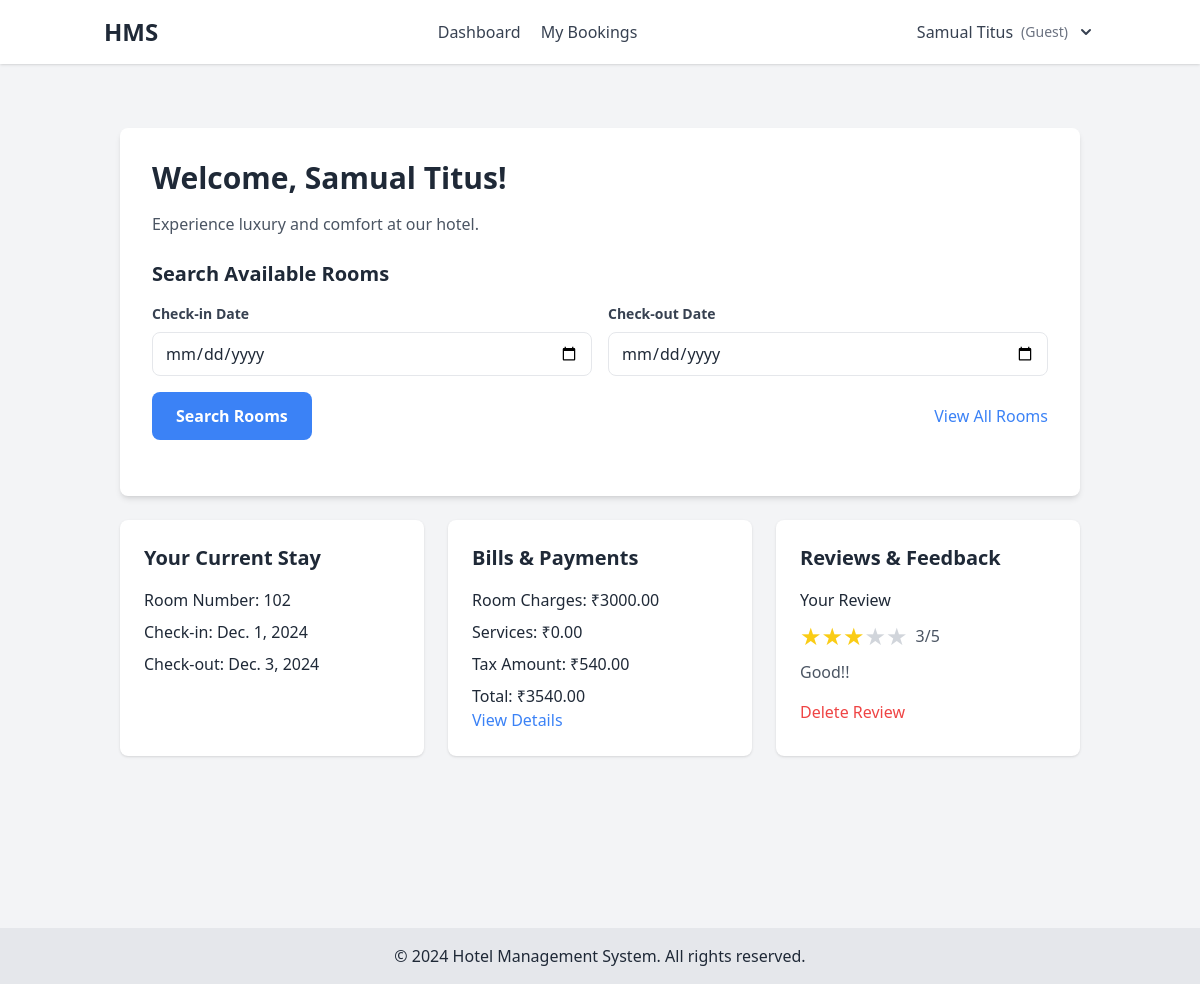
/dashboard/ (signed in), run on the app's committed database.
### hms_app/models.py (models this page shows, shortened)
class User(AbstractUser):
    ADMIN = 'admin'
    MANAGER = 'manager'
    RECEPTIONIST = 'receptionist'
    HOUSEKEEPING = 'housekeeping'
    GUEST = 'guest'
    ROLE_CHOICES = [
        (ADMIN, 'Admin'),
        (MANAGER, 'Manager'),
        (RECEPTIONIST, 'Receptionist'),
        (HOUSEKEEPING, 'Housekeeping'),
        (GUEST, 'Guest'),
    ]
    role = models.CharField(max_length=20, choices=ROLE_CHOICES, default=GUEST)
    phone_number = models.CharField(max_length=15, blank=True)
    two_factor_enabled = models.BooleanField(default=False)
    two_factor_code = models.CharField(max_length=6, null=True, blank=True)

class Booking(models.Model):
    BOOKING_SOURCE_CHOICES = [
        ('DIRECT', 'Direct'),
        ('ONLINE', 'Online'),
    ]
    STATUS_CHOICES = (
        ('PENDING', 'Pending'),
        ('CONFIRMED', 'Confirmed'),
        ('CHECKED_IN', 'Checked In'),
        ('CHECKED_OUT', 'Checked Out'),
        ('CANCELLED', 'Cancelled'),
    )
    room = models.ForeignKey('Room', on_delete=models.CASCADE)
    guest = models.ForeignKey('User', on_delete=models.CASCADE)
    check_in_date = models.DateField()
    check_out_date = models.DateField()
    adults = models.PositiveIntegerField(default=1)
    children = models.PositiveIntegerField(default=0)
    booking_source = models.CharField(max_length=20, choices=BOOKING_SOURCE_CHOICES, default='DIRECT')
    created_at = models.DateTimeField(auto_now_add=True)
    updated_at = models.DateTimeField(auto_now=True)
    status = models.CharField(max_length=20, choices=STATUS_CHOICES, default='PENDING')
    room_charges = models.DecimalField(max_digits=10, decimal_places=2, default=0)
    service_charges = models.DecimalField(max_digits=10, decimal_places=2, default=0)
    tax_amount = models.DecimalField(max_digits=10, decimal_places=2, default=0)
    total_amount = models.DecimalField(max_digits=10, decimal_places=2, default=0)
    advance_payment = models.DecimalField(max_digits=10, decimal_places=2, default=0)
    payment_status = models.CharField(max_length=20, choices=[
        ('PENDING', 'Pending'),
        ('PARTIAL', 'Partial'),
        ('PAID', 'Paid')
    ], default='PENDING')

class Room(models.Model):
    ROOM_STATUS = [
        ('AVAILABLE', 'Available'),
        ('OCCUPIED', 'Occupied'),
        ('MAINTENANCE', 'Under Maintenance')
    ]
    room_number = models.CharField(max_length=10, unique=True)
    category = models.ForeignKey(RoomCategory, on_delete=models.PROTECT, related_name='rooms', null=True, blank=True)
    max_occupancy = models.PositiveIntegerField(default=2)
    bed_count = models.PositiveIntegerField(default=1)
    has_wifi = models.BooleanField(default=True)
    has_ac = models.BooleanField(default=True)
    status = models.CharField(max_length=20, choices=ROOM_STATUS, default='AVAILABLE')
    image = models.ImageField(upload_to='room_images/', null=True, blank=True)
    created_at = models.DateTimeField(default=timezone.now)
    updated_at = models.DateTimeField(auto_now=True)
    class Meta:
        ordering = ['room_number']

class Review(models.Model):
    booking = models.ForeignKey('Booking', on_delete=models.CASCADE)
    guest = models.ForeignKey('User', on_delete=models.CASCADE, default=None)
    cleanliness_rating = models.IntegerField(
        choices=[(i, i) for i in range(1, 6)],
        help_text="Rate cleanliness from 1-5",
        default=3
    )
    staff_rating = models.IntegerField(
        choices=[(i, i) for i in range(1, 6)],
        help_text="Rate staff behavior from 1-5",
        default=3
    )
    food_rating = models.IntegerField(
        choices=[(i, i) for i in range(1, 6)],
        help_text="Rate food quality from 1-5",
        default=3
    )
    overall_rating = models.IntegerField(
        choices=[(i, i) for i in range(1, 6)],
        help_text="Overall rating from 1-5",
        default=3
    )
    feedback = models.TextField()
    created_at = models.DateTimeField(auto_now_add=True)

### hms_app/views.py (the view)
# urls.py: path('dashboard/', views.dashboard, name='dashboard'),
@login_required
def dashboard(request):
    user = request.user
    if user.role == User.ADMIN:
        return admin_dashboard(request)
    elif user.role == User.MANAGER:
        return manager_dashboard(request)
    elif user.role == User.RECEPTIONIST:
        return receptionist_dashboard(request)
    elif user.role == User.HOUSEKEEPING:
        return housekeeping_dashboard(request)
    else:
        return guest_dashboard(request)

### templates/dashboard/guest_dashboard.html (shortened to what this page needs)
{% extends 'base.html' %}
{% block content %}
<div class="container mx-auto px-4 py-8" style="min-height: 100vh;">
    <div class="bg-white p-8 rounded-lg shadow-md mb-6">
        <h1 class="text-3xl font-bold text-gray-800 mb-4">Welcome, {{ user.get_full_name|default:user.username }}!</h1>
        <p class="text-gray-600 mb-6">Experience luxury and comfort at our hotel.</p>
        <div class="mb-6">
            <h2 class="text-xl font-semibold mb-4">Search Available Rooms</h2>
            <form method="get" action="{% url 'room_list' %}" class="space-y-4">
                <div class="grid grid-cols-1 md:grid-cols-2 gap-4">
                    <div>
                        <label class="block text-gray-700 text-sm font-bold mb-2">Check-in Date</label>
                        <input type="date" name="check_in" id="check_in"
                               min="{{ today|date:'Y-m-d' }}"
                               class="w-full px-3 py-2 border rounded-lg focus:outline-none focus:ring-2 focus:ring-blue-500"
                               required>
                    </div>
                    <div>
                        <label class="block text-gray-700 text-sm font-bold mb-2">Check-out Date</label>
                        <input type="date" name="check_out" id="check_out"
                               min="{{ today|date:'Y-m-d' }}"
                               class="w-full px-3 py-2 border rounded-lg focus:outline-none focus:ring-2 focus:ring-blue-500"
                               required>
                    </div>
                </div>
                <div class="flex justify-between items-center">
                    <button type="submit"
                            class="bg-blue-500 text-white font-bold py-3 px-6 rounded-lg hover:bg-blue-600 transition duration-200">
                        Search Rooms
                    </button>
                    <a href="{% url 'room_list' %}"
                       class="text-blue-500 hover:underline">
                        View All Rooms
                    </a>
                </div>
            </form>
        </div>
    </div>
    <div class="grid grid-cols-1 md:grid-cols-2 lg:grid-cols-3 gap-6">
        {% if bookings %}
        <div class="bg-white p-6 rounded-lg shadow">
            <h2 class="text-xl font-semibold mb-4">Your Current Stay</h2>
            <div class="space-y-2">
                <p>Room Number: {{ booking.room.room_number }}</p>
                <p>Check-in: {{ booking.check_in_date }}</p>
                <p>Check-out: {{ booking.check_out_date }}</p>
            </div>
        </div>
        <div class="bg-white p-6 rounded-lg shadow">
            <h2 class="text-xl font-semibold mb-4">Bills & Payments</h2>
            <div class="space-y-2">
                <p>Room Charges: ₹{{ bills.room_charges }}</p>
                <p>Services: ₹{{ bills.service_charges }}</p>
                <p>Tax Amount: ₹{{ bills.tax_amount }}</p>
                <p>Total: ₹{{ bills.total }}</p>
                <a href="{% url 'bill_details' booking.id %}" class="text-blue-500 hover:underline">View Details</a>
            </div>
        </div>
        <div class="bg-white p-6 rounded-lg shadow">
            <h2 class="text-xl font-semibold mb-4">Reviews & Feedback</h2>
            <div class="space-y-2">
                {% if booking and not has_review %}
                    <p class="text-gray-600 mb-4">Share your experience with us!</p>
                    <a href="{% url 'create_review' booking.id %}"
                       class="block px-4 py-2 bg-blue-500 text-white rounded hover:bg-blue-600 text-center">
                        Leave a Review
                    </a>
                {% elif has_review %}
                <div class="mb-4">
                    <p class="font-medium">Your Review</p>
                    <div class="flex items-center mt-2">
                        {% for i in "12345" %}
                        {% if forloop.counter <= review.overall_rating %} <span class="text-2xl text-yellow-400">★</span>
                            {% else %}
                            <span class="text-2xl text-gray-300">★</span>
                            {% endif %}
                            {% endfor %}
                            <span class="ml-2 text-gray-600">{{ review.overall_rating }}/5</span>
                    </div>
                    <p class="text-gray-600 mt-2">{{ review.feedback }}</p>
                </div>
                <div class="flex space-x-4">
                    <a href="{% url 'delete_review' booking.id %}" class="text-red-500 hover:underline"
                        onclick="return confirm('Are you sure you want to delete this review?')">
                        Delete Review
                    </a>
                </div>
                {% else %}
                    <p class="text-gray-500">Book a stay to leave a review!</p>
                {% endif %}
            </div>
        </div>
        {% endif %}
    </div>
</div>
{% endblock %}

### templates/base.html (shortened to what this page needs)
<!DOCTYPE html>
<html lang="en">
<head>
    <script src="https://cdn.tailwindcss.com"></script>
</head>
<body class="min-h-screen bg-gray-100 text-gray-800 flex flex-col">
    <header class="bg-white shadow">
        <div class="container mx-auto px-4 py-4 flex justify-between items-center">
            <a href="{% url 'dashboard' %}" class="text-2xl font-bold">HMS</a>
            <nav class="space-x-4">
                {% if user.is_authenticated %}
                {% if user.role == 'admin' %}
                <a href="{% url 'dashboard' %}" class="text-gray-700 hover:text-blue-500">Dashboard</a>
                <a href="{% url 'room_list' %}" class="text-gray-700 hover:text-blue-500">Rooms</a>
                <a href="{% url 'generate_reports' %}" class="text-gray-700 hover:text-blue-500">Reports</a>
                <a href="{% url 'payroll_summary' %}" class="text-gray-700 hover:text-blue-500">Payroll</a>
                {% elif user.role == 'receptionist' %}
                <a href="{% url 'dashboard' %}" class="text-gray-700 hover:text-blue-500">Dashboard</a>
                <a href="{% url 'booking_list' %}" class="text-gray-700 hover:text-blue-500">Reservations</a>
                {% elif user.role == 'housekeeping' %}
                <a href="{% url 'dashboard' %}" class="text-gray-700 hover:text-blue-500">Dashboard</a>
                {% else %}
                <a href="{% url 'dashboard' %}" class="text-gray-700 hover:text-blue-500">Dashboard</a>
                <a href="{% url 'booking_list' %}" class="text-gray-700 hover:text-blue-500">My Bookings</a>
                {% endif %}
                {% endif %}
            </nav>
            <div class="flex items-center">
                {% if user.is_authenticated %}
                <div x-data="{ open: false }" class="relative">
                    <button @click="open = !open" class="flex items-center space-x-2 text-gray-700 hover:text-blue-500">
                        <span>{{ user.get_full_name|default:user.username }}</span>
                        <span class="text-sm text-gray-500">({{ user.role|title }})</span>
                        <svg xmlns="http://www.w3.org/2000/svg" class="h-5 w-5" viewBox="0 0 20 20" fill="currentColor">
                            <path fill-rule="evenodd"
                                d="M5.293 7.293a1 1 0 011.414 0L10 10.586l3.293-3.293a1 1 0 111.414 1.414l-4 4a1 1 0 01-1.414 0l-4-4a1 1 0 010-1.414z"
                                clip-rule="evenodd" />
                        </svg>
                    </button>
                </div>
                {% else %}
                <div class="space-x-4">
                    <a href="{% url 'login' %}" class="text-blue-500 hover:underline">Login</a>
                    <a href="{% url 'register' %}" class="text-blue-500 hover:underline">Register</a>
                </div>
                {% endif %}
            </div>
        </div>
    </header>
    <main class="container mx-auto px-4 py-8 flex-grow">
        {% block content %}{% endblock %}
    </main>
    <footer class="bg-gray-200 text-center py-4 mt-auto">
        <p>&copy; {% now "Y" %} Hotel Management System. All rights reserved.</p>
    </footer>
</body>
</html>

### data on the page
User: get_full_name "Samual Titus", role "Guest"
Booking: room.room_number "102", check_in_date "Dec. 1, 2024", check_out_date "Dec. 3, 2024"
Review: overall_rating "3", feedback "Good!!"

### other printed values
{{ bills.room_charges }} "3000.00"
{{ bills.service_charges }} "0.00"
{{ bills.tax_amount }} "540.00"
{{ bills.total }} "3540.00"
